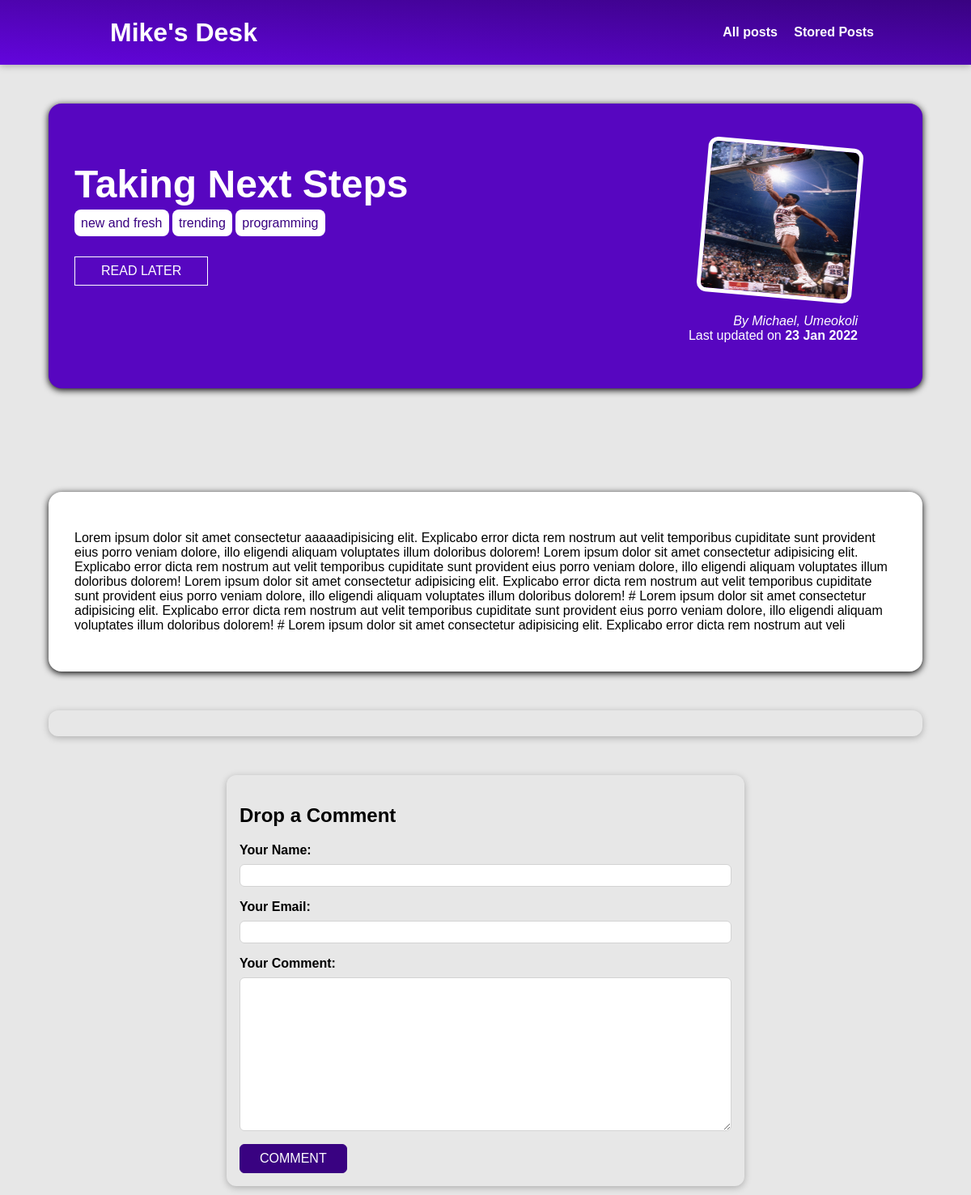
The app's page /posts/taking-next-steps with its own data.
### blog/models.py (models this page shows, shortened)
class Post(models.Model):
    Title = models.CharField(max_length=100)
    Excerpt = models.CharField(max_length=200)
    image = models.ImageField(upload_to = "posts", null=True)
    Date= models.DateField(auto_now=True)
    slug= models.SlugField(unique=True,  db_index=True)
    Content = models.TextField(validators=[MinLengthValidator(10)])
    author = models.ForeignKey(Author, on_delete=models.SET_NULL,null=True, related_name="posts")
    tags= models.ManyToManyField(Tag)

class Tag(models.Model):
    Caption = models.CharField(max_length=100)
    def __str__(self):
        return self.Caption

class Author (models.Model):
    First_name = models.CharField(max_length=100)
    Last_name = models.CharField(max_length=100)
    Email = models.EmailField(max_length = 250)
    def __str__(self):
        return f"{self.First_name}, {self.Last_name}"

### blog/views.py (the view, shortened to what this page needs)
# urls.py: path("posts/<slug:slug>", PostDetail.as_view(), name="post-detail-page") ,
class PostDetail(View):
    def is_stored(self,request,post_id):
        stored_posts = request.session.get("stored_posts")
        if stored_posts is not None:
          is_saved = post_id in stored_posts
        else:
          is_saved = False
        return is_saved
    def get(self, request, slug):
        post = Post.objects.get(slug=slug)
        context = {
            "post":post,
            "post_tags": post.tags.all(),
            "comment_form": CommentForm(),
            "comments": post.comments.all().order_by("-id"),
            "saved":self.is_stored(request,post.id)
        }
        return render (request, "blog/post-detail.html",context)

### blog/forms.py
class CommentForm(ModelForm):
    class Meta:
        model = Comment
        exclude = ["post"]
        labels={
            'user_name': "Your Name",
            'user_email': "Your Email",
            'text' : "Your Comment"
        }

### blog/templates/blog/post-detail.html (shortened to what this page needs)
{% extends 'base.html' %}
{% load static %}
{% block css_files %}
<link rel="stylesheet" href="{% static 'blog/post-detail.css' %}" />
{% endblock css_files %}
{% block content %}
<section id="summary">
<h2>{{post.Title}}</h2>
<div>
{% for tag in post_tags %}
<span class="tag">{{tag}}</span>
{% endfor %}
</div>
<div id = "read-later">
<form action="{% url 'read-later' %}" method="POST">
  <button>
    {% if saved %}
    Remove from read later
    {% else %}
    READ LATER
    {% endif %}
  </button>
</form>
</div>
<article>
    <img src="{{ post.image.url }}" alt="Post TITLE">
    <address>By <a href="mailto:{{post.author.Email}}">{{post.author}}</a></address>
    <div>
       Last updated on <time>{{post.Date|date:"d M Y"}}</time>
    </div>
</article>
</section>
<main>
    {{post.Content|linebreaks}}
  </main>
  <section id = "comments">
  </section>
  <section  id="comment-form">
    <h1>Drop a Comment</h1>
    <form action="{% url "post-detail-page" post.slug %}" method="POST">
      {% for form_field in comment_form %}
      <div class="form-control {% if form_field.errors %}invalid{% endif %}">
        {{form_field.label_tag}}
        {{form_field}}
      </div>
      {% endfor %}
      <button type="submit">COMMENT</button>
    </form>
  </section>
{% endblock content%}

### static/style.css (style rules this page uses)
* { box-sizing: border-box; }
html { font-family: 'Trebuchet MS', 'Lucida Sans Unicode', 'Lucida Grande', 'Lucida Sans', Arial, sans-serif; }
body { margin: 0; }
h1, h2, h3 { font-weight: bold; }

### blog/static/blog/post-detail.css (style rules this page uses)
body { background-color: #e7e7e7; }
#summary { margin: 8rem auto 3rem auto; padding: 2rem; width: 90%; max-width: 90rem; border-radius: 16px; background-color: #5706c0; position: relative; box-shadow: 0 2px 8px rgba(0, 0, 0.25); height: 22rem; }
#summary h2 { color: white; font-size: 3rem; margin-bottom: 0.75rem; }
#summary article { position: absolute; top: 2rem; right: 3rem; padding: 1rem 2rem; border-radius: 12px; text-align: right; color: white; }
#summary article img { width: 12rem; height: 12rem; border-radius: 12px; transform: rotateZ(5deg); border: 5px solid white; margin-bottom: 1rem; }
#summary a { color: white; text-decoration: none; }
#summary time { font-weight: bold; }
#read-later { margin: 2rem 0; }
#read-later button { background-color: transparent; border: 1px solid white; padding: 0.5rem 2rem; font: inherit; color: white; cursor: pointer; }
main { margin: 8rem auto 3rem auto; padding: 2rem; width: 90%; max-width: 90rem; border-radius: 16px; background-color: white; position: relative; box-shadow: 0 2px 8px rgba(0, 0, 0.25); }
.tag { background-color: white; color: #390281; padding: 0.5rem 0.5rem; border-radius: 8px; }
#comment-form { width: 90%; margin: 3rem auto; max-width: 40rem; border-radius: 12px; box-shadow: 0 2px 8px rgba(0,0,0,0.25) ; padding: 1rem; }
#comment-form button { font: inherit; background-color: #390281; color: white; border: 1px solid #390281; padding: 0.5rem 1.5rem; border-radius: 6px; cursor: pointer; }
.form-control { margin-bottom: 1rem ; }
.form-control label { font-weight: bold; margin-bottom: 0.5rem; display: block; }
.form-control input, .form-control textarea { display: block; width: 100%; font: inherit; padding: 0.25rem; border-radius: 6px; border: 1px solid lightgray; }
#comments { width: 90%; margin: 3rem auto; max-width: 70rem; border-radius: 12px; box-shadow: 0 2px 8px rgba(0,0,0,0.25) ; padding: 1rem 2rem; }

### records on screen
Post: Title "Taking Next Steps", image (picture), author "Michael, Umeokoli", Date "23 Jan 2022", Content "Lorem ipsum dolor sit amet consectetur aaaaadipisicing elit. Explicabo error dicta rem nostrum aut velit temporibus cupiditate sunt provident eius porro veniam dolore, illo eligendi aliquam voluptates illum doloribus dolorem! Lorem ipsum dolor sit amet consectetur adipisicing elit. Explicabo error dicta rem nostrum aut velit temporibus cupiditate sunt provident eius porro veniam dolore, illo eligendi aliquam voluptates illum doloribus dolorem! Lorem ipsum dolor sit amet consectetur adipisicing elit. Explicabo error dicta rem nostrum aut velit temporibus cupiditate sunt provident eius porro veniam dolore, illo eligendi aliquam voluptates illum doloribus dolorem! # Lorem ipsum dolor sit amet…"
Tag: Caption "new and fresh"
Tag: Caption "trending"
Tag: Caption "programming"
